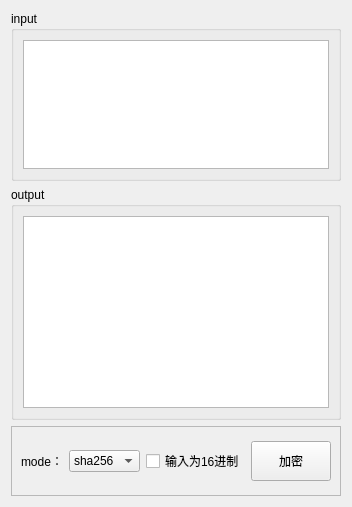
          <widget class="QWidget" name="tab_13">
           <attribute name="title">
            <string>sha</string>
           </attribute>
           <layout class="QGridLayout" name="gridLayout_64">
            <item row="0" column="0">
             <widget class="QGroupBox" name="groupBox_34">
              <property name="maximumSize">
               <size>
                <width>16777215</width>
                <height>170</height>
               </size>
              </property>
              <property name="title">
               <string>input</string>
              </property>
              <layout class="QGridLayout" name="gridLayout_61">
               <item row="0" column="0">
                <widget class="QPlainTextEdit" name="txtsha_input"/>
               </item>
              </layout>
             </widget>
            </item>
            <item row="1" column="0">
             <widget class="QGroupBox" name="groupBox_35">
              <property name="title">
               <string>output</string>
              </property>
              <layout class="QGridLayout" name="gridLayout_63">
               <item row="0" column="0">
                <widget class="QPlainTextEdit" name="txtsha_output">
                 <property name="readOnly">
                  <bool>true</bool>
                 </property>
                </widget>
               </item>
              </layout>
             </widget>
            </item>
            <item row="2" column="0">
             <widget class="QFrame" name="frame_14">
              <property name="minimumSize">
               <size>
                <width>0</width>
                <height>70</height>
               </size>
              </property>
              <property name="maximumSize">
               <size>
                <width>16777215</width>
                <height>70</height>
               </size>
              </property>
              <property name="frameShape">
               <enum>QFrame::StyledPanel</enum>
              </property>
              <property name="frameShadow">
               <enum>QFrame::Raised</enum>
              </property>
              <layout class="QGridLayout" name="gridLayout_62">
               <item row="0" column="0">
                <widget class="QLabel" name="label_13">
                 <property name="maximumSize">
                  <size>
                   <width>80</width>
                   <height>16777215</height>
                  </size>
                 </property>
                 <property name="text">
                  <string>mode：</string>
                 </property>
                </widget>
               </item>
               <item row="0" column="1">
                <widget class="QComboBox" name="cmbsha">
                 <item>
                  <property name="text">
                   <string>sha256</string>
                  </property>
                 </item>
                 <item>
                  <property name="text">
                   <string>sha1</string>
                  </property>
                 </item>
                 <item>
                  <property name="text">
                   <string>sha224</string>
                  </property>
                 </item>
                 <item>
                  <property name="text">
                   <string>sha512</string>
                  </property>
                 </item>
                </widget>
               </item>
               <item row="0" column="2">
                <widget class="QCheckBox" name="chksha_ishex">
                 <property name="maximumSize">
                  <size>
                   <width>150</width>
                   <height>16777215</height>
                  </size>
                 </property>
                 <property name="text">
                  <string>输入为16进制</string>
                 </property>
                </widget>
               </item>
               <item row="0" column="3">
                <widget class="QPushButton" name="btnsha_calc">
                 <property name="minimumSize">
                  <size>
                   <width>0</width>
                   <height>40</height>
                  </size>
                 </property>
                 <property name="maximumSize">
                  <size>
                   <width>120</width>
                   <height>40</height>
                  </size>
                 </property>
                 <property name="toolTip">
                  <string/>
                 </property>
                 <property name="text">
                  <string>加密</string>
                 </property>
                </widget>
               </item>
              </layout>
             </widget>
            </item>
           </layout>
          </widget>
